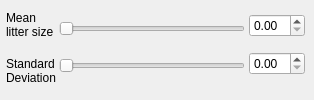
               <widget class="QWidget" name="page_2">
                <widget class="QWidget" name="layoutWidget_20">
                 <property name="geometry">
                  <rect>
                   <x>6</x>
                   <y>5</y>
                   <width>51</width>
                   <height>86</height>
                  </rect>
                 </property>
                 <layout class="QVBoxLayout" name="verticalLayout">
                  <item>
                   <widget class="QLabel" name="label_40">
                    <property name="text">
                     <string>Mean litter size</string>
                    </property>
                    <property name="wordWrap">
                     <bool>true</bool>
                    </property>
                   </widget>
                  </item>
                  <item>
                   <widget class="QLabel" name="label_41">
                    <property name="text">
                     <string>Standard     Deviation</string>
                    </property>
                    <property name="wordWrap">
                     <bool>true</bool>
                    </property>
                   </widget>
                  </item>
                 </layout>
                </widget>
                <widget class="QWidget" name="layoutWidget_23">
                 <property name="geometry">
                  <rect>
                   <x>59</x>
                   <y>5</y>
                   <width>186</width>
                   <height>86</height>
                  </rect>
                 </property>
                 <layout class="QVBoxLayout" name="verticalLayout_2">
                  <item>
                   <widget class="QSlider" name="horizontalSlider_28">
                    <property name="orientation">
                     <enum>Qt::Horizontal</enum>
                    </property>
                   </widget>
                  </item>
                  <item>
                   <widget class="QSlider" name="horizontalSlider_29">
                    <property name="orientation">
                     <enum>Qt::Horizontal</enum>
                    </property>
                   </widget>
                  </item>
                 </layout>
                </widget>
                <widget class="QWidget" name="layoutWidget_24">
                 <property name="geometry">
                  <rect>
                   <x>249</x>
                   <y>5</y>
                   <width>56</width>
                   <height>81</height>
                  </rect>
                 </property>
                 <layout class="QVBoxLayout" name="verticalLayout_3">
                  <item>
                   <widget class="QDoubleSpinBox" name="doubleSpinBox_5"/>
                  </item>
                  <item>
                   <widget class="QDoubleSpinBox" name="doubleSpinBox_6"/>
                  </item>
                 </layout>
                </widget>
               </widget>
